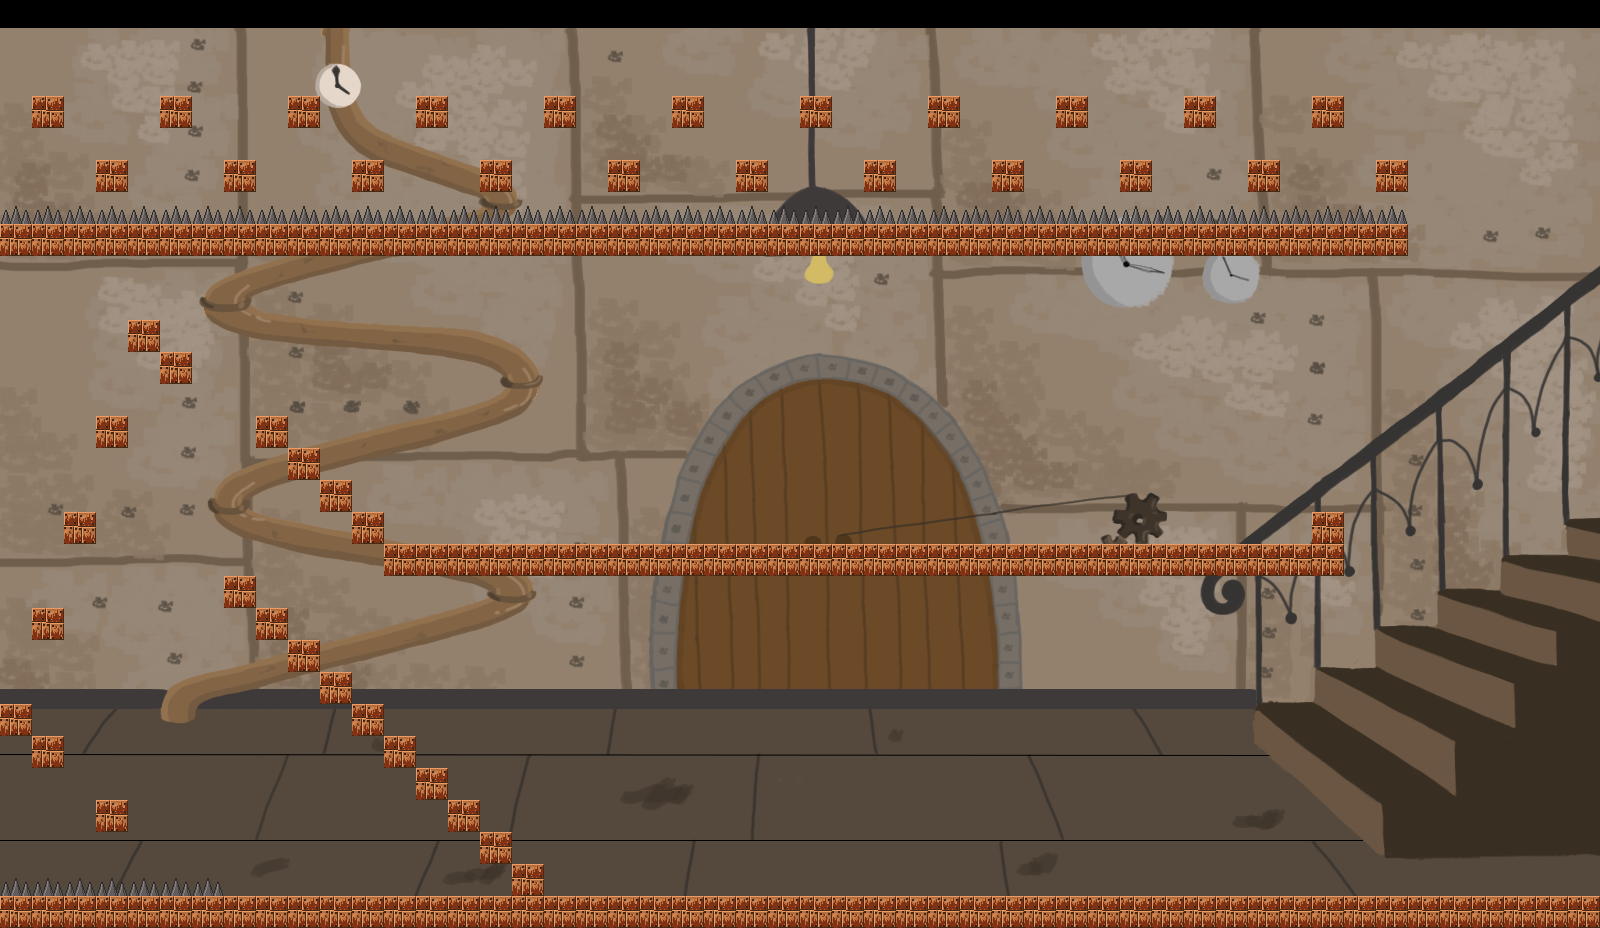

A level layout from a 2D game, rendered from its tile map. Below: a short description, then the map file with tile-grid data replaced by summaries:
An orthogonal 50x29 tile map with 32x32 px tiles, 1 tile layer (Слой тайлов 1), 1 image layer and 101 objects.

<map version="1.2" tiledversion="1.2.3" orientation="orthogonal" renderorder="left-down" width="50" height="29" tilewidth="32" tileheight="32" infinite="0" nextlayerid="6" nextobjectid="105">
 <tileset firstgid="1" name="SpriteSheet" tilewidth="32" tileheight="32" tilecount="8" columns="8">
  <image source="SpriteSheet.png" width="256" height="32" />
 </tileset>
 <imagelayer id="2" name="Bd" offsetx="0" offsety="28">
  <image source="Game/BgLevel2.png" width="1600" height="900" />
 </imagelayer>
 <layer id="1" name="Слой тайлов 1" width="50" height="29">
  <data>[1450 cells, 220 non-empty, 2 distinct tile ids]</data>
 </layer>
 <objectgroup id="3" name="Ground">
  <object id="1" x="0" y="224" width="1408" height="32" />
  <object id="2" x="32" y="96" width="32" height="32" />
  <object id="3" x="96" y="160" width="32" height="32" />
  <object id="4" x="160" y="96" width="32" height="32" />
  <object id="5" x="224" y="160" width="32" height="32" />
  <object id="6" x="288" y="96" width="32" height="32" />
  <object id="7" x="352" y="160" width="32" height="32" />
  <object id="8" x="416" y="96" width="32" height="32" />
  <object id="9" x="480" y="160" width="32" height="32" />
  <object id="10" x="544" y="96" width="32" height="32" />
  <object id="11" x="608" y="160" width="32" height="32" />
  <object id="12" x="672" y="96" width="32" height="32" />
  <object id="13" x="736" y="160" width="32" height="32" />
  <object id="14" x="800" y="96" width="32" height="32" />
  <object id="15" x="864" y="160" width="32" height="32" />
  <object id="16" x="928" y="96" width="32" height="32" />
  <object id="17" x="992" y="160" width="32" height="32" />
  <object id="18" x="1056" y="96" width="32" height="32" />
  <object id="19" x="1120" y="160" width="32" height="32" />
  <object id="20" x="1184" y="96" width="32" height="32" />
  <object id="21" x="1248" y="160" width="32" height="32" />
  <object id="22" x="1312" y="96" width="32" height="32" />
  <object id="23" x="1376" y="160" width="32" height="32" />
  <object id="24" x="128" y="320" width="32" height="32" />
  <object id="25" x="160" y="352" width="32" height="32" />
  <object id="26" x="96" y="416" width="32" height="32" />
  <object id="27" x="64" y="512" width="32" height="32" />
  <object id="28" x="32" y="608" width="32" height="32" />
  <object id="29" x="0" y="704" width="32" height="32" />
  <object id="30" x="32" y="736" width="32" height="32" />
  <object id="31" x="96" y="800" width="32" height="32" />
  <object id="32" x="0" y="896" width="1600" height="32" />
  <object id="33" x="224" y="576" width="32" height="32" />
  <object id="34" x="288" y="640" width="32" height="32" />
  <object id="35" x="352" y="704" width="32" height="32" />
  <object id="36" x="384" y="736" width="32" height="32" />
  <object id="37" x="416" y="768" width="32" height="32" />
  <object id="40" x="448" y="800" width="32" height="32" />
  <object id="41" x="480" y="832" width="32" height="32" />
  <object id="42" x="512" y="864" width="32" height="32" />
  <object id="43" x="256" y="608" width="32" height="32" />
  <object id="44" x="320" y="672" width="32" height="32" />
  <object id="46" x="384" y="544" width="928" height="32" />
  <object id="47" x="1312" y="512" width="32" height="64" />
  <object id="101" x="256" y="416" width="32" height="32" />
  <object id="102" x="288" y="448" width="32" height="32" />
  <object id="103" x="320" y="480" width="32" height="32" />
  <object id="104" x="352" y="512" width="32" height="32" />
 </objectgroup>
 <objectgroup id="4" name="Walls">
  <object id="48" x="0" y="-64" height="992" />
  <object id="49" x="1600" y="-64" height="992" />
 </objectgroup>
 <objectgroup id="5" name="Spikes">
  <object id="50" x="0" y="192" width="32" height="32">
   <ellipse />
  </object>
  <object id="51" x="32" y="192" width="32" height="32">
   <ellipse />
  </object>
  <object id="52" x="64" y="192" width="32" height="32">
   <ellipse />
  </object>
  <object id="53" x="96" y="192" width="32" height="32">
   <ellipse />
  </object>
  <object id="54" x="128" y="192" width="32" height="32">
   <ellipse />
  </object>
  <object id="55" x="160" y="192" width="32" height="32">
   <ellipse />
  </object>
  <object id="56" x="192" y="192" width="32" height="32">
   <ellipse />
  </object>
  <object id="57" x="224" y="192" width="32" height="32">
   <ellipse />
  </object>
  <object id="58" x="256" y="192" width="32" height="32">
   <ellipse />
  </object>
  <object id="59" x="288" y="192" width="32" height="32">
   <ellipse />
  </object>
  <object id="60" x="320" y="192" width="32" height="32">
   <ellipse />
  </object>
  <object id="61" x="352" y="192" width="32" height="32">
   <ellipse />
  </object>
  <object id="62" x="384" y="192" width="32" height="32">
   <ellipse />
  </object>
  <object id="63" x="416" y="192" width="32" height="32">
   <ellipse />
  </object>
  <object id="64" x="448" y="192" width="32" height="32">
   <ellipse />
  </object>
  <object id="65" x="480" y="192" width="32" height="32">
   <ellipse />
  </object>
  <object id="66" x="512" y="192" width="32" height="32">
   <ellipse />
  </object>
  <object id="67" x="544" y="192" width="32" height="32">
   <ellipse />
  </object>
  <object id="68" x="576" y="192" width="32" height="32">
   <ellipse />
  </object>
  <object id="69" x="608" y="192" width="32" height="32">
   <ellipse />
  </object>
  <object id="70" x="640" y="192" width="32" height="32">
   <ellipse />
  </object>
  <object id="71" x="672" y="192" width="32" height="32">
   <ellipse />
  </object>
  <object id="72" x="704" y="192" width="32" height="32">
   <ellipse />
  </object>
  <object id="73" x="736" y="192" width="32" height="32">
   <ellipse />
  </object>
  <object id="74" x="768" y="192" width="32" height="32">
   <ellipse />
  </object>
  <object id="75" x="800" y="192" width="32" height="32">
   <ellipse />
  </object>
  <object id="76" x="832" y="192" width="32" height="32">
   <ellipse />
  </object>
  <object id="77" x="864" y="192" width="32" height="32">
   <ellipse />
  </object>
  <object id="78" x="896" y="192" width="32" height="32">
   <ellipse />
  </object>
  <object id="79" x="928" y="192" width="32" height="32">
   <ellipse />
  </object>
  <object id="80" x="960" y="192" width="32" height="32">
   <ellipse />
  </object>
  <object id="81" x="992" y="192" width="32" height="32">
   <ellipse />
  </object>
  <object id="82" x="1024" y="192" width="32" height="32">
   <ellipse />
  </object>
  <object id="83" x="1056" y="192" width="32" height="32">
   <ellipse />
  </object>
  <object id="84" x="1088" y="192" width="32" height="32">
   <ellipse />
  </object>
  <object id="85" x="1120" y="192" width="32" height="32">
   <ellipse />
  </object>
  <object id="86" x="1152" y="192" width="32" height="32">
   <ellipse />
  </object>
  <object id="87" x="1184" y="192" width="32" height="32">
   <ellipse />
  </object>
  <object id="88" x="1216" y="192" width="32" height="32">
   <ellipse />
  </object>
  <object id="89" x="1248" y="192" width="32" height="32">
   <ellipse />
  </object>
  <object id="90" x="1280" y="192" width="32" height="32">
   <ellipse />
  </object>
  <object id="91" x="1312" y="192" width="32" height="32">
   <ellipse />
  </object>
  <object id="92" x="1344" y="192" width="32" height="32">
   <ellipse />
  </object>
  <object id="93" x="1376" y="192" width="32" height="32">
   <ellipse />
  </object>
  <object id="94" x="0" y="864" width="32" height="32">
   <ellipse />
  </object>
  <object id="95" x="32" y="864" width="32" height="32">
   <ellipse />
  </object>
  <object id="96" x="64" y="864" width="32" height="32">
   <ellipse />
  </object>
  <object id="97" x="96" y="864" width="32" height="32">
   <ellipse />
  </object>
  </objectgroup>
</map>
<!-- 3 of 101 objects omitted -->
